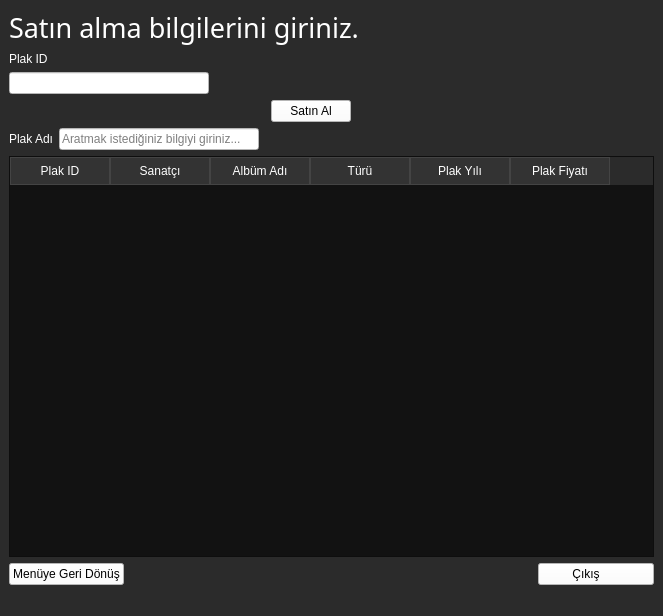
<?xml version="1.0" encoding="UTF-8"?>
<ui version="4.0">
 <class>plaksatinal</class>
 <widget class="QMainWindow" name="plaksatinal">
  <property name="geometry">
   <rect>
    <x>0</x>
    <y>0</y>
    <width>663</width>
    <height>616</height>
   </rect>
  </property>
  <property name="font">
   <font>
    <family>Sans Serif Collection</family>
    <pointsize>20</pointsize>
   </font>
  </property>
  <property name="windowTitle">
   <string>Plak Satın Al</string>
  </property>
  <property name="styleSheet">
   <string notr="true">background-color:rgb(43,43,43);</string>
  </property>
  <widget class="QWidget" name="centralwidget">
   <layout class="QVBoxLayout" name="verticalLayout_4">
    <item>
     <widget class="QLabel" name="label_3">
      <property name="font">
       <font>
        <family>Sans Serif Collection</family>
        <pointsize>20</pointsize>
       </font>
      </property>
      <property name="styleSheet">
       <string notr="true">color: rgb(255, 255, 255);</string>
      </property>
      <property name="text">
       <string>Satın alma bilgilerini giriniz.</string>
      </property>
     </widget>
    </item>
    <item>
     <layout class="QVBoxLayout" name="verticalLayout">
      <item>
       <widget class="QLabel" name="label_2">
        <property name="styleSheet">
         <string notr="true">color: rgb(255, 255, 255);
font: 10pt &quot;Sans Serif Collection&quot;;</string>
        </property>
        <property name="text">
         <string>Plak ID</string>
        </property>
       </widget>
      </item>
      <item>
       <widget class="QLineEdit" name="lnplakid">
        <property name="maximumSize">
         <size>
          <width>200</width>
          <height>200</height>
         </size>
        </property>
        <property name="styleSheet">
         <string notr="true">background-color: rgb(255, 255, 255);</string>
        </property>
        <property name="inputMask">
         <string/>
        </property>
        <property name="clearButtonEnabled">
         <bool>true</bool>
        </property>
       </widget>
      </item>
      <item>
       <layout class="QHBoxLayout" name="horizontalLayout">
        <item alignment="Qt::AlignHCenter">
         <widget class="QPushButton" name="btnsat">
          <property name="maximumSize">
           <size>
            <width>16777215</width>
            <height>16777215</height>
           </size>
          </property>
          <property name="styleSheet">
           <string notr="true">background-color: rgb(255, 255, 255);
font: 8pt &quot;Sans Serif Collection&quot;;</string>
          </property>
          <property name="text">
           <string>Satın Al</string>
          </property>
         </widget>
        </item>
        <item>
         <spacer name="horizontalSpacer_4">
          <property name="orientation">
           <enum>Qt::Horizontal</enum>
          </property>
          <property name="sizeType">
           <enum>QSizePolicy::Preferred</enum>
          </property>
          <property name="sizeHint" stdset="0">
           <size>
            <width>40</width>
            <height>20</height>
           </size>
          </property>
         </spacer>
        </item>
       </layout>
      </item>
     </layout>
    </item>
    <item>
     <layout class="QHBoxLayout" name="horizontalLayout_3">
      <item>
       <widget class="QLabel" name="lb1_3">
        <property name="styleSheet">
         <string notr="true">color: rgb(255, 255, 255);
font: 10pt &quot;Sans Serif Collection&quot;;</string>
        </property>
        <property name="text">
         <string>Plak Adı</string>
        </property>
       </widget>
      </item>
      <item>
       <widget class="QLineEdit" name="lnalbumara">
        <property name="maximumSize">
         <size>
          <width>200</width>
          <height>200</height>
         </size>
        </property>
        <property name="accessibleName">
         <string/>
        </property>
        <property name="accessibleDescription">
         <string/>
        </property>
        <property name="styleSheet">
         <string notr="true">background-color: rgb(255, 255, 255);</string>
        </property>
        <property name="placeholderText">
         <string>Aratmak istediğiniz bilgiyi giriniz...</string>
        </property>
        <property name="clearButtonEnabled">
         <bool>true</bool>
        </property>
       </widget>
      </item>
      <item>
       <spacer name="horizontalSpacer_3">
        <property name="orientation">
         <enum>Qt::Horizontal</enum>
        </property>
        <property name="sizeHint" stdset="0">
         <size>
          <width>40</width>
          <height>20</height>
         </size>
        </property>
       </spacer>
      </item>
     </layout>
    </item>
    <item>
     <layout class="QVBoxLayout" name="verticalLayout_3">
      <item>
       <widget class="QTableWidget" name="tablo">
        <property name="styleSheet">
         <string notr="true">QTableWidget {
    background-color: #121212;
    color: #ffffff;
}


QTableWidget::item {
    background-color: #121212; 
    color: #ffffff; 
}


QTableWidget::item:selected {
    background-color: #3399ff; 
    color: #ffffff; 
}

QHeaderView::section {
    background-color: #333333; 
    color: #ffffff;
    padding: 4px;
    border: 1px solid #444444;
}</string>
        </property>
        <column>
         <property name="text">
          <string>Plak ID</string>
         </property>
        </column>
        <column>
         <property name="text">
          <string>Sanatçı</string>
         </property>
        </column>
        <column>
         <property name="text">
          <string>Albüm Adı</string>
         </property>
        </column>
        <column>
         <property name="text">
          <string>Türü</string>
         </property>
        </column>
        <column>
         <property name="text">
          <string>Plak Yılı</string>
         </property>
        </column>
        <column>
         <property name="text">
          <string>Plak Fiyatı</string>
         </property>
        </column>
       </widget>
      </item>
      <item>
       <layout class="QVBoxLayout" name="verticalLayout_2">
        <item>
         <layout class="QHBoxLayout" name="horizontalLayout_2">
          <item>
           <widget class="QPushButton" name="btndonus">
            <property name="maximumSize">
             <size>
              <width>16777215</width>
              <height>16777215</height>
             </size>
            </property>
            <property name="styleSheet">
             <string notr="true">background-color: rgb(255, 255, 255);
font: 8pt &quot;Sans Serif Collection&quot;;</string>
            </property>
            <property name="text">
             <string>Menüye Geri Dönüş</string>
            </property>
            <property name="icon">
             <iconset>
              <normaloff>kedy.jpg</normaloff>kedy.jpg</iconset>
            </property>
            <property name="iconSize">
             <size>
              <width>40</width>
              <height>40</height>
             </size>
            </property>
           </widget>
          </item>
          <item>
           <spacer name="horizontalSpacer_2">
            <property name="orientation">
             <enum>Qt::Horizontal</enum>
            </property>
            <property name="sizeHint" stdset="0">
             <size>
              <width>40</width>
              <height>20</height>
             </size>
            </property>
           </spacer>
          </item>
          <item>
           <widget class="QPushButton" name="btnmenudon_2">
            <property name="maximumSize">
             <size>
              <width>16777215</width>
              <height>16777215</height>
             </size>
            </property>
            <property name="styleSheet">
             <string notr="true">background-color: rgb(255, 255, 255);
font: 8pt &quot;Sans Serif Collection&quot;;</string>
            </property>
            <property name="text">
             <string>         Çıkış               </string>
            </property>
            <property name="icon">
             <iconset>
              <normaloff>kedy.jpg</normaloff>kedy.jpg</iconset>
            </property>
            <property name="iconSize">
             <size>
              <width>40</width>
              <height>40</height>
             </size>
            </property>
           </widget>
          </item>
         </layout>
        </item>
       </layout>
      </item>
     </layout>
    </item>
   </layout>
  </widget>
  <widget class="QMenuBar" name="menubar">
   <property name="geometry">
    <rect>
     <x>0</x>
     <y>0</y>
     <width>663</width>
     <height>18</height>
    </rect>
   </property>
  </widget>
  <widget class="QStatusBar" name="statusbar"/>
 </widget>
 <resources/>
 <connections/>
</ui>
